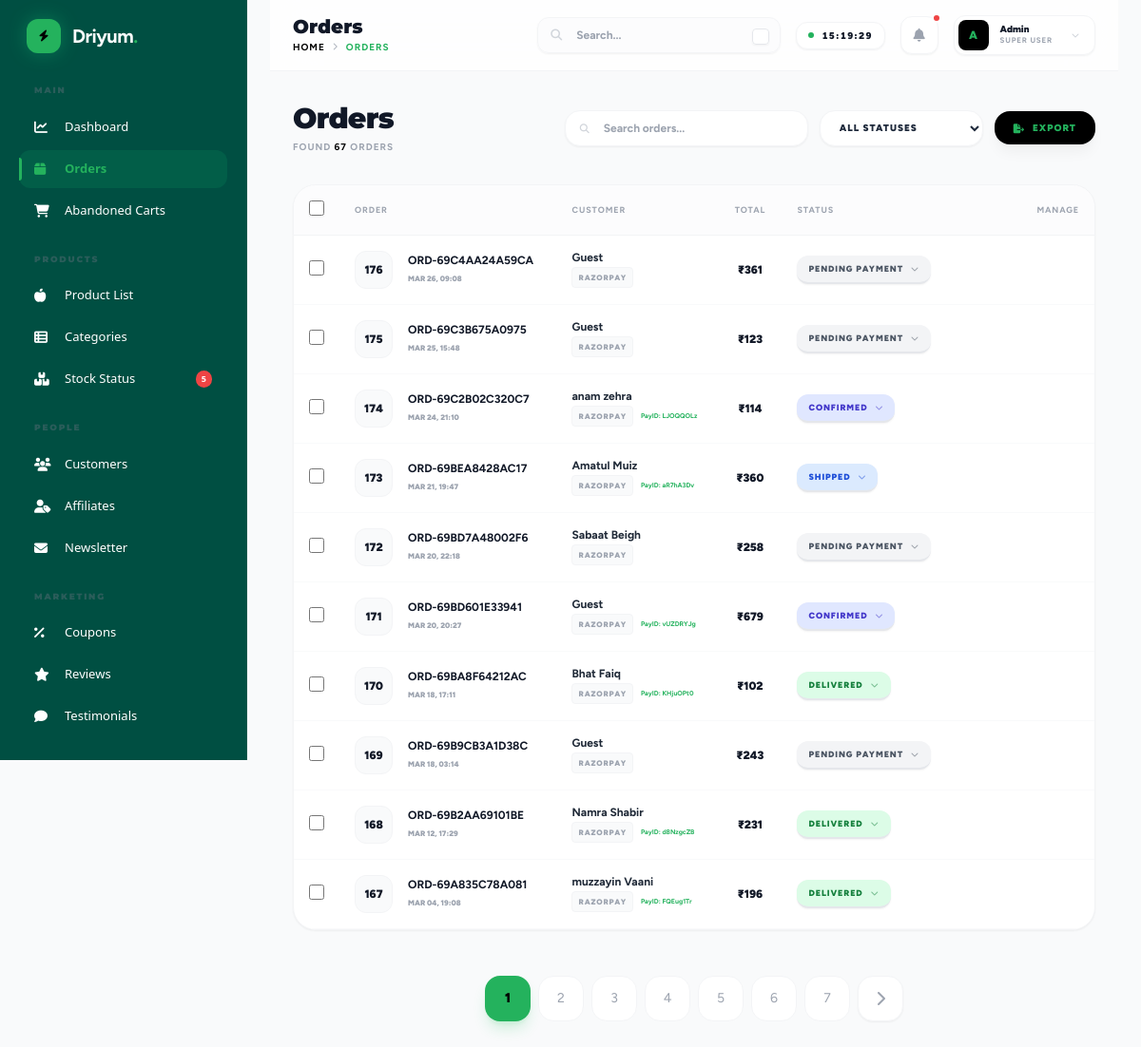
The app's page /admin/orders.php (signed in), older data.
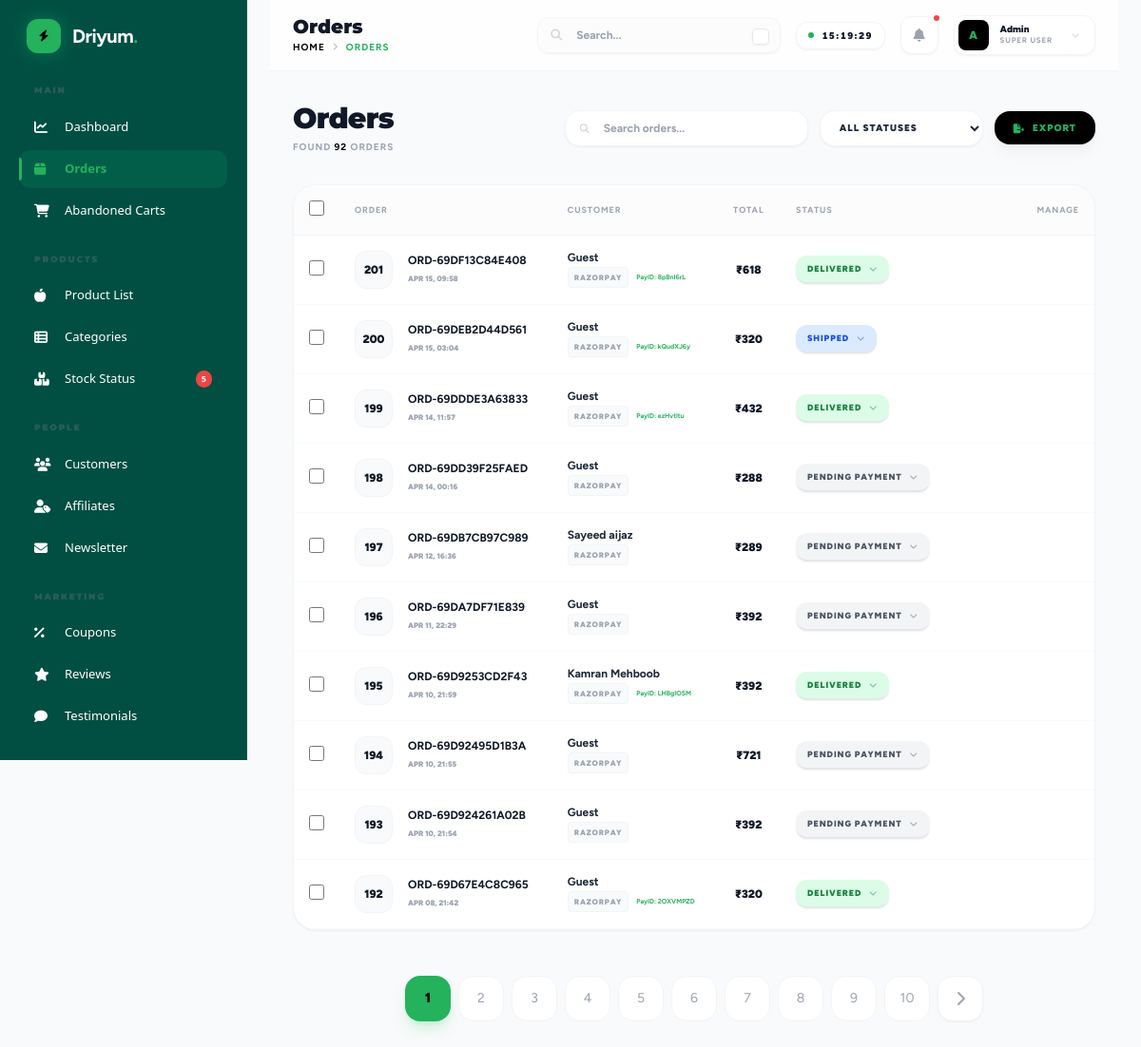
The same page, newer data.
### tables this page shows
CREATE TABLE `orders` (
  `id` int(11) NOT NULL,
  `order_number` varchar(50) NOT NULL,
  `user_id` int(11) DEFAULT NULL,
  `affiliate_id` int(11) DEFAULT NULL,
  `subtotal` decimal(10,2) NOT NULL,
  `discount` decimal(10,2) DEFAULT 0.00,
  `shipping_cost` decimal(10,2) DEFAULT 0.00,
  `total` decimal(10,2) NOT NULL,
  `affiliate_commission` decimal(10,2) DEFAULT 0.00,
  `payment_method` varchar(50) NOT NULL,
  `payment_status` varchar(50) DEFAULT 'pending',
  `razorpay_payment_id` varchar(255) DEFAULT NULL,
  `order_status` varchar(50) DEFAULT 'pending',
  `shipping_address` text NOT NULL,
  `tracking_number` varchar(100) DEFAULT NULL,
  `tracking_note` text DEFAULT NULL,
  `dispatch_date` datetime DEFAULT NULL,
  `shipping_method_id` int(11) DEFAULT NULL,
  `shipping_zone_id` int(11) DEFAULT NULL,
  `notes` text DEFAULT NULL,
  `created_at` timestamp NOT NULL DEFAULT current_timestamp(),
  `updated_at` timestamp NOT NULL DEFAULT current_timestamp() ON UPDATE current_timestamp()
);

CREATE TABLE `users` (
  `id` int(11) NOT NULL,
  `name` varchar(255) NOT NULL,
  `email` varchar(255) NOT NULL,
  `phone` varchar(20) DEFAULT NULL,
  `password` varchar(255) NOT NULL,
  `is_admin` tinyint(1) DEFAULT 0,
  `is_active` tinyint(1) DEFAULT 1,
  `created_at` timestamp NOT NULL DEFAULT current_timestamp(),
  `updated_at` timestamp NOT NULL DEFAULT current_timestamp() ON UPDATE current_timestamp()
);

### config/database.php (called while the page is built, shortened)
<?php
function get_db_connection() {
    static $conn = null;
    if ($conn === null) {
        $conn = @mysqli_connect(DB_HOST, DB_USER, DB_PASS, DB_NAME);
        mysqli_set_charset($conn, "utf8mb4");
        mysqli_query($conn, "SET time_zone = '+05:30'");
    }
    return $conn;
}
function execute_query($sql, $params = []) {
    $conn = get_db_connection();
    if (!empty($params)) {
        $stmt = mysqli_prepare($conn, $sql);
        if ($stmt) {
            $types = '';
            $values = [];
            foreach ($params as $param) {
                if (is_int($param)) {
                    $types .= 'i';
                } elseif (is_double($param)) {
                    $types .= 'd';
                } else {
                    $types .= 's';
                }
                $values[] = $param;
            }
            mysqli_stmt_bind_param($stmt, $types, ...$values);
            $result = mysqli_stmt_get_result($stmt);
            return $result;
        }
        return false;
    }
    return mysqli_query($conn, $sql);
}
function fetch_all($sql, $params = []) {
    $result = execute_query($sql, $params);
    if ($result) {
        $rows = [];
        while ($row = mysqli_fetch_assoc($result)) {
            $rows[] = $row;
        }
        return $rows;
    }
    return [];
}
function fetch_one($sql, $params = []) {
    $result = execute_query($sql, $params);
    if ($result) {
        return mysqli_fetch_assoc($result);
    }
    return null;
}

### admin/orders.php (the view, shortened to what the changed rows need)
<?php
require_once '../config/database.php';
require_once '../includes/functions.php';
?>
<?php include 'includes/header.php'; ?>
<?php
$params = [];
$where_clause = "WHERE 1=1";
$query = "SELECT o.*, u.name as user_name FROM orders o LEFT JOIN users u ON o.user_id = u.id $where_clause ORDER BY o.created_at DESC";
$pagination = get_pagination_data($query, $params, 10);
$orders = $pagination['records'];
?>
<div class="mb-8 flex flex-col md:flex-row justify-between items-start md:items-center gap-6 anim-up">
    <div>
        <h1 class="text-3xl font-black text-gray-900 crimson-pro tracking-tight">Orders</h1>
        <p class="text-[10px] font-bold text-gray-400 uppercase tracking-widest mt-1">Found <span class="text-black"><?php echo $pagination['total_records']; ?></span> orders</p>
    </div>
</div>
<div class="bg-white rounded-3xl shadow-sm border border-gray-100 overflow-hidden anim-up">
    <div class="overflow-x-auto">
        <table class="w-full text-left border-collapse">
            <thead>
                <tr class="text-gray-400 text-[9px] uppercase font-black bg-gray-50/50 border-b border-gray-100 tracking-widest">
                    <th class="p-4 w-12 text-center">
                        <input type="checkbox" id="select-all" class="w-4 h-4 rounded border-gray-200 text-[#24B25D] focus:ring-[#24B25D] cursor-pointer shadow-sm">
                    </th>
                    <th class="p-4">Order</th>
                    <th class="p-4">Customer</th>
                    <th class="p-4 text-center">Total</th>
                    <th class="p-4">Status</th>
                    <th class="p-4 text-right">Manage</th>
                </tr>
            </thead>
            <tbody class="text-xs text-gray-600">
                <?php foreach ($orders as $o): ?>
                <tr class="border-b border-gray-50 hover:bg-gray-50/50 transition-all group">
                    <td class="p-4 text-center">
                        <input type="checkbox" class="order-checkbox w-4 h-4 rounded border-gray-200 text-[#24B25D] focus:ring-[#24B25D] cursor-pointer" value="<?php echo $o['id']; ?>">
                    </td>
                    <td class="p-4">
                        <div class="flex items-center gap-4">
                            <div class="w-10 h-10 bg-gray-50 rounded-xl flex items-center justify-center text-gray-900 font-black text-xs border border-gray-100 group-hover:bg-black group-hover:text-[#24B25D] transition-colors">
                                <?php echo $o['id']; ?>
                            </div>
                            <div>
                                <span class="font-bold text-gray-900 block leading-tight mb-0.5"><?php echo $o['order_number']; ?></span>
                                <span class="text-[8px] font-black text-gray-400 uppercase"><?php echo date('M d, H:i', strtotime($o['created_at'])); ?></span>
                            </div>
                        </div>
                    </td>
                    <td class="p-4">
                        <div class="font-bold text-gray-800 leading-tight mb-0.5"><?php echo $o['user_name'] ?: 'Guest'; ?></div>
                        <div class="flex items-center gap-2">
                            <span class="text-[8px] font-black text-gray-400 uppercase tracking-widest px-1.5 py-0.5 bg-gray-50 rounded border border-gray-100"><?php echo $o['payment_method']; ?></span>
                            <?php if(!empty($o['razorpay_payment_id'])): ?>
                                <span class="text-[7px] font-bold text-[#24B25D]">PayID: <?php echo substr($o['razorpay_payment_id'], -8); ?></span>
                            <?php endif; ?>
                        </div>
                    </td>
                    <td class="p-4 text-center font-black text-gray-900">
                        ₹<?php echo number_format($o['total'], 0); ?>
                    </td>
                    <td class="p-4">
                        <div class="relative inline-block status-dropdown-container">
                            <button onclick="toggleStatusDropdown(this, event)" class="status-btn px-3 py-1.5 rounded-xl text-[9px] font-black uppercase tracking-widest flex items-center gap-2 shadow-sm transition-all hover:scale-105 active:scale-95 border-b-2
                                <?php echo get_status_color($o['order_status']); ?>
                            ">
                                <?php echo str_replace('_', ' ', $o['order_status']); ?>
                                <i class="fas fa-chevron-down opacity-50 text-[8px] transition-transform duration-300"></i>
                            </button>
                        </div>
                    </td>
                    <td class="p-4 text-right">
                    </td>
                </tr>
                <?php endforeach; ?>
            </tbody>
        </table>
    </div>
</div>
<?php echo render_pagination($pagination['total_pages'], $pagination['current_page']); ?>
<?php include 'includes/footer.php'; ?>

### includes/functions.php (shortened to what the changed rows need)
<?php
require_once __DIR__ . '/../config/database.php';
function get_pagination_data($query, $params = [], $per_page = 10) {
    $page = isset($_GET['page']) ? (int)$_GET['page'] : 1;
    $count_query = "SELECT COUNT(*) as total FROM ($query) as t";
    $total_res = fetch_one($count_query, $params);
    $total_records = $total_res['total'] ?? 0;
    $total_pages = ceil($total_records / $per_page);
    $offset = ($page - 1) * $per_page;
    $paginated_query = $query . " LIMIT $per_page OFFSET $offset";
    $records = fetch_all($paginated_query, $params);
    return [
        'records' => $records,
        'current_page' => $page,
        'total_pages' => $total_pages,
        'total_records' => $total_records,
        'per_page' => $per_page
    ];
}
function get_status_color($status) {
    $colors = [
        'pending'   => 'bg-yellow-100 text-yellow-700',
        'confirmed' => 'bg-indigo-100 text-indigo-700',
        'shipped'   => 'bg-blue-100 text-blue-700',
        'delivered' => 'bg-green-100 text-green-700',
        'cancelled' => 'bg-red-100 text-red-700',
        'completed' => 'bg-green-100 text-green-700'
    ];
    return $colors[strtolower($status)] ?? 'bg-gray-100 text-gray-600';
}
function render_pagination($total_pages, $current_page) {
    $html = '<div class="flex items-center justify-center gap-2 mt-12 pb-12 anim-up">';
    $url = $_SERVER['PHP_SELF'];
    $params = $_GET;
    for ($i = 1; $i <= $total_pages; $i++) {
        $params['page'] = $i;
        $page_url = $url . '?' . http_build_query($params);
        $active_class = ($i == $current_page) ? 'bg-[#24B25D] text-black border-transparent shadow-lg shadow-green-500/20 font-black' : 'bg-white text-gray-400 hover:bg-gray-50 border-gray-100';
        $html .= "<a href='$page_url' class='w-12 h-12 rounded-2xl border flex items-center justify-center text-sm transition-all $active_class'>$i</a>";
    }
    if ($current_page < $total_pages) {
        $params['page'] = $current_page + 1;
        $next_url = $url . '?' . http_build_query($params);
        $html .= "<a href='$next_url' class='w-12 h-12 bg-white border border-gray-100 rounded-2xl flex items-center justify-center text-gray-400 hover:bg-black hover:text-[#24B25D] transition-all shadow-sm'><i class='fas fa-chevron-right'></i></a>";
    }
    $html .= '</div>';
    return $html;
}

Row changes from the older to the newer data that the page shows:
no longer on this page (row unchanged): orders: id "176", order_number "ORD-69C4AA24A59CA", created_at "MAR 26, 09:08", user_name "Guest", payment_method "RAZORPAY", total "361", order_status "PENDING PAYMENT"
no longer on this page (row unchanged): orders: id "175", order_number "ORD-69C3B675A0975", created_at "MAR 25, 15:48", user_name "Guest", payment_method "RAZORPAY", total "123", order_status "PENDING PAYMENT"
no longer on this page (row edited): orders: id "174", order_number "ORD-69C2B02C320C7", created_at "MAR 24, 21:10", user.name "anam zehra", payment_method "RAZORPAY", razorpay_payment "LJOQQOLz", total "114", order_status "CONFIRMED"
no longer on this page (row edited): orders: id "173", order_number "ORD-69BEA8428AC17", created_at "MAR 21, 19:47", user.name "Amatul Muiz", payment_method "RAZORPAY", razorpay_payment "aR7hA3Dv", total "360", order_status "SHIPPED"
no longer on this page (row unchanged): orders: id "172", order_number "ORD-69BD7A48002F6", created_at "MAR 20, 22:18", user.name "Sabaat Beigh", payment_method "RAZORPAY", total "258", order_status "PENDING PAYMENT"
no longer on this page (row edited): orders: id "171", order_number "ORD-69BD601E33941", created_at "MAR 20, 20:27", user_name "Guest", payment_method "RAZORPAY", razorpay_payment "vUZDRYJg", total "679", order_status "CONFIRMED"
no longer on this page (row unchanged): orders: id "170", order_number "ORD-69BA8F64212AC", created_at "MAR 18, 17:11", user.name "Bhat Faiq", payment_method "RAZORPAY", razorpay_payment "KHjuOPt0", total "102", order_status "DELIVERED"
no longer on this page (row unchanged): orders: id "169", order_number "ORD-69B9CB3A1D38C", created_at "MAR 18, 03:14", user_name "Guest", payment_method "RAZORPAY", total "243", order_status "PENDING PAYMENT"
no longer on this page (row unchanged): orders: id "168", order_number "ORD-69B2AA69101BE", created_at "MAR 12, 17:29", user.name "Namra Shabir", payment_method "RAZORPAY", razorpay_payment "d8NzgcZB", total "231", order_status "DELIVERED"
no longer on this page (row unchanged): orders: id "167", order_number "ORD-69A835C78A081", created_at "MAR 04, 19:08", user.name "muzzayin Vaani", payment_method "RAZORPAY", razorpay_payment "FQEug1Tr", total "196", order_status "DELIVERED"
added orders: id "201", order_number "ORD-69DF13C84E408", created_at "APR 15, 09:58", user_name "Guest", payment_method "RAZORPAY", razorpay_payment "8pBnI6rL", total "618", order_status "DELIVERED"
added orders: id "200", order_number "ORD-69DEB2D44D561", created_at "APR 15, 03:04", user_name "Guest", payment_method "RAZORPAY", razorpay_payment "kQudXJ6y", total "320", order_status "SHIPPED"
added orders: id "199", order_number "ORD-69DDDE3A63833", created_at "APR 14, 11:57", user_name "Guest", payment_method "RAZORPAY", razorpay_payment "ezHvtltu", total "432", order_status "DELIVERED"
added orders: id "198", order_number "ORD-69DD39F25FAED", created_at "APR 14, 00:16", user_name "Guest", payment_method "RAZORPAY", total "288", order_status "PENDING PAYMENT"
added orders: id "197", order_number "ORD-69DB7CB97C989", created_at "APR 12, 16:36", user.name "Sayeed aijaz", payment_method "RAZORPAY", total "289", order_status "PENDING PAYMENT"
added orders: id "196", order_number "ORD-69DA7DF71E839", created_at "APR 11, 22:29", user_name "Guest", payment_method "RAZORPAY", total "392", order_status "PENDING PAYMENT"
added orders: id "195", order_number "ORD-69D9253CD2F43", created_at "APR 10, 21:59", user.name "Kamran Mehboob", payment_method "RAZORPAY", razorpay_payment "LHBgIOSM", total "392", order_status "DELIVERED"
added orders: id "194", order_number "ORD-69D92495D1B3A", created_at "APR 10, 21:55", user_name "Guest", payment_method "RAZORPAY", total "721", order_status "PENDING PAYMENT"
added orders: id "193", order_number "ORD-69D924261A02B", created_at "APR 10, 21:54", user_name "Guest", payment_method "RAZORPAY", total "392", order_status "PENDING PAYMENT"
added orders: id "192", order_number "ORD-69D67E4C8C965", created_at "APR 08, 21:42", user_name "Guest", payment_method "RAZORPAY", razorpay_payment "2OXVMPZD", total "320", order_status "DELIVERED"
Text that changed along with them:
$pagination['total_records']: "67" → "92"
new list line: "8"
new list line: "9"
new list line: "10"
